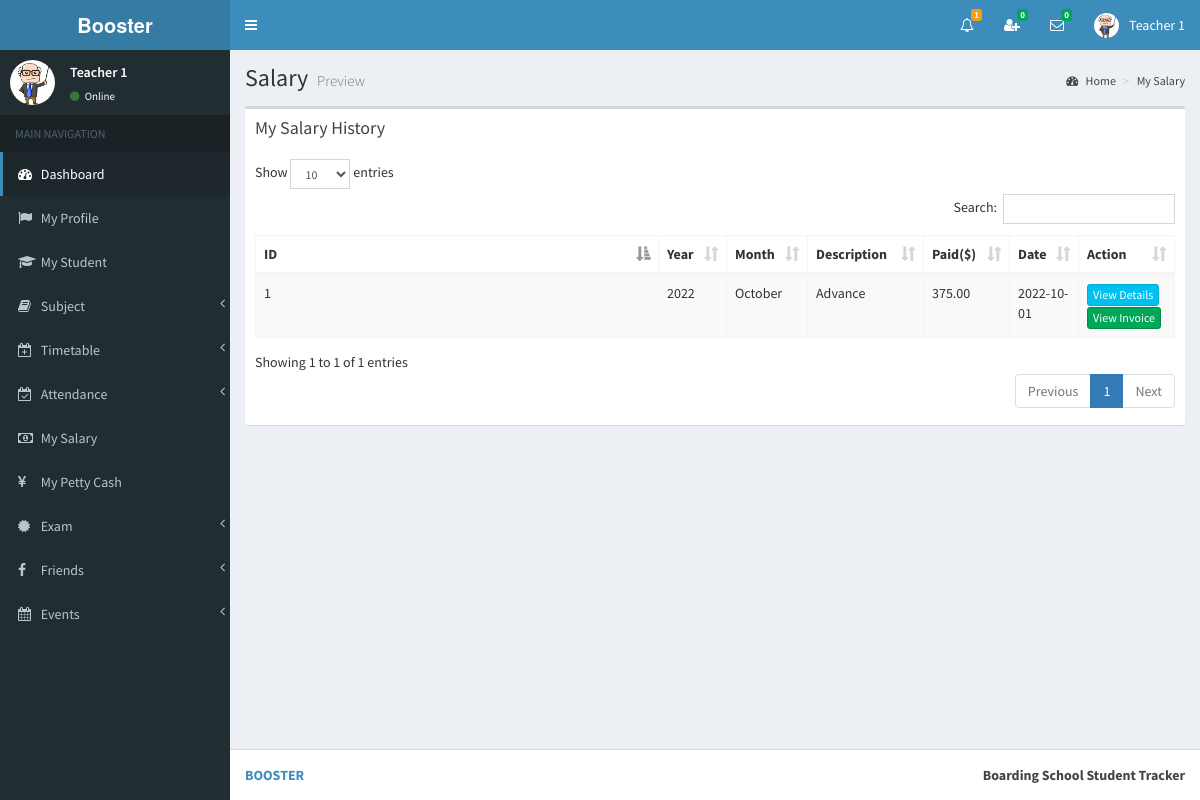
/view/my_salary.php (signed in), run on the app's committed database.
### tables this page shows
CREATE TABLE `teacher` (
  `id` int(11) NOT NULL,
  `full_name` varchar(255) NOT NULL,
  `i_name` varchar(255) NOT NULL,
  `gender` varchar(255) NOT NULL,
  `address` varchar(255) NOT NULL,
  `phone` varchar(255) NOT NULL,
  `email` varchar(255) NOT NULL,
  `image_name` varchar(255) NOT NULL,
  `index_number` bigint(11) NOT NULL,
  `reg_date` date NOT NULL
);

CREATE TABLE `teacher_salary` (
  `id` int(11) NOT NULL,
  `index_number` bigint(11) NOT NULL,
  `month` varchar(255) NOT NULL,
  `year` year(4) NOT NULL,
  `date` date NOT NULL,
  `paid` double(11,2) NOT NULL,
  `_status` varchar(255) NOT NULL
);

### view/my_salary.php (the view, shortened to what this page needs)
<?php include_once('head.php'); ?>
<?php include_once('header_teacher.php'); ?>
<?php include_once('sidebar2.php'); ?>
<div class="content-wrapper">
    <section class="content-header">
    	<h1>
        	Salary
        	<small>Preview</small>
        </h1>
        <ol class="breadcrumb">
        	<li><a href="#"><i class="fa fa-dashboard"></i> Home</a></li>
            <li><a href="#">My Salary</a></li>
    	</ol>
	</section>
	<section class="content" >
    	<div class="row" id="table1">
        	<div class="col-md-10">
            	<div class="box">
                	<div class="box-header">
                  		<h3 class="box-title">My Salary History</h3>
                	</div>
                	<div class="box-body table-responsive">
                		<table id="example1" class="table table-bordered table-striped">
                            <thead>
                                <th class="col-md-1">ID</th>
                                <th class="col-md-1">Year</th>
                                <th class="col-md-1">Month</th>
                                <th class="col-md-1">Description</th>
                                <th class="col-md-1">Paid($)</th>
                                <th class="col-md-1">Date</th>
                                <th class="col-md-2">Action</th>
                            </thead>
                        	<tbody>
<?php
include_once('../controller/config.php');
$index=$_SESSION["index_number"];
$sql="select * from teacher_salary where index_number='$index'";
$result=mysqli_query($conn,$sql);
$count = 0;
if(mysqli_num_rows($result) > 0) {
	while($row=mysqli_fetch_assoc($result)){
		$count++;
?>
                                <tr>
                                    <td><?php echo $count; ?></td>
               <td id="td_year_<?php echo $count; ?>"><?php echo $row['year']; ?></td>
               <td id="td_month_<?php echo $count; ?>"><?php echo $row['month']; ?></td>
               <td id="td_status_<?php echo $count; ?>"><?php echo $row['_status']; ?></td>
               <td id="td_paid_<?php echo $count; ?>"><?php echo $row['paid']; ?></td>
               						<td id="td_date_<?php echo $count; ?>"><?php echo $row['date']; ?></td>
                                    <td>
<a href="#" onClick="showModal2(this)" class="btn btn-info btn-xs" data-id="<?php echo $index; ?>,<?php echo $row['year']; ?>,<?php echo $row['month']; ?>,<?php echo $count; ?>">View Details</a>
<a href="#" onClick="showModal3(this)" class="btn btn-success btn-xs" data-id="<?php echo $index; ?>,<?php echo $row['year']; ?>,<?php echo $row['month']; ?>,<?php echo $count; ?>" >View Invoice</a>
                               		</td>
                            	</tr>
<?php } } ?>
                        	</tbody>
                    	</table>
                	</div>
            	</div>
        	</div>
        </div>
     </section>
    <section class="content">
    </section>
</div>
<?php include_once('footer.php');?>

### view/header_teacher.php (shortened to what this page needs)
<body class="hold-transition skin-blue sidebar-mini" >
<div class="wrapper">
  <header class="main-header" >
    <a href="" class="logo">
      <span class="logo-lg"><strong>Booster</strong></span>
    </a>
    <nav class="navbar navbar-static-top">
		<a href="#" class="sidebar-toggle" data-toggle="offcanvas" role="button">
       	</a>
		<div class="navbar-custom-menu">
			<ul class="nav navbar-nav">
              <li class="dropdown notifications-menu">
                <a href="#" class="dropdown-toggle" data-toggle="dropdown">
                  <i class="fa fa-bell-o"></i>
<?php
include_once('../controller/config.php');
$my_type=$_SESSION["type"];
$my_index=$_SESSION["index_number"];
if($my_type == 'Teacher'){
	$sql1="SELECT COUNT(id) FROM notification_history WHERE user_type='Teacher' AND index_number='$my_index' AND _isread='0'";
	$result1=mysqli_query($conn,$sql1);
	$row1=mysqli_fetch_assoc($result1);
	$notfi_count=$row1['COUNT(id)'];
?>
                  <span class="label label-warning"><?php echo $notfi_count; ?></span>
                </a>
              </li>
<?php }  ?>
<?php
include_once('../controller/config.php');
$my_index=$_SESSION["index_number"];
$my_type=$_SESSION["type"];
$sql="SELECT count(id)
      FROM my_friends
      WHERE my_index='$my_index' AND _status='Pending' AND _isread='0'";
$result=mysqli_query($conn,$sql);
$row=mysqli_fetch_assoc($result);
$unread_count=$row['count(id)'];
?>
              <li class="dropdown messages-menu"  id="friend_request">
              	<a href="#" class="dropdown-toggle" data-toggle="dropdown" onClick="showFriendRequest('<?php echo $my_index; ?>','<?php echo $my_type; ?>')">
                  <i class="fa fa-user-plus"></i>
                  <span class="label label-success"><?php echo $unread_count; ?></span>
                </a>
              </li>
<?php
include_once('../controller/config.php');
$my_index=$_SESSION["index_number"];
$unread_msg_count=0;
$sql="SELECT * FROM my_friends WHERE my_index='$my_index'";
$result=mysqli_query($conn,$sql);
while($row=mysqli_fetch_assoc($result)){
	$friend_index=$row['friend_index'];
	$sql1="SELECT count(id)
		  FROM online_chat
		  WHERE user_index='$friend_index' AND _isread='0'";
	$result1=mysqli_query($conn,$sql1);
	$row1=mysqli_fetch_assoc($result1);
	$unread_msg_count+=$row1['count(id)'];
}
?>
              <li class="dropdown messages-menu" id="unread_msg">
                <a href="#" class="dropdown-toggle" data-toggle="dropdown" >
                  <i class="fa fa-envelope-o"></i>
                  <span class="label label-success"><?php echo $unread_msg_count; ?></span>
                </a>
<?php
include_once('../controller/config.php');
$index=$_SESSION["index_number"];
$type=$_SESSION["type"];
$time='';
$file_path='';
	$sql="SELECT
           DISTINCT conversation_id,friend_index
           FROM
              my_friends
           WHERE
              	my_index='$index'
           ORDER BY
              conversation_id";
	$result=mysqli_query($conn,$sql);
	while($row=mysqli_fetch_assoc($result)){
		$conversation_id=$row['conversation_id'];
		$friend_index=$row['friend_index'];
		$sql3="SELECT * FROM my_friends WHERE conversation_id='$conversation_id' and friend_index='$friend_index'";
		$result3=mysqli_query($conn,$sql3);
		$row3=mysqli_fetch_assoc($result3);
		$friend_type=$row3['friend_type'];
		if($friend_type == "Admin"){
			$sql1="SELECT * FROM admin WHERE index_number='$friend_index'";
			$result1=mysqli_query($conn,$sql1);
			$row1=mysqli_fetch_assoc($result1);
			$friend_name=$row1['i_name'];
			$friend_image=$row1['image_name'];
		}
		if($friend_type == "Teacher"){
			$sql1="SELECT * FROM teacher WHERE index_number='$friend_index'";
			$result1=mysqli_query($conn,$sql1);
			$row1=mysqli_fetch_assoc($result1);
			$friend_name=$row1['i_name'];
			$friend_image=$row1['image_name'];
		}
		if($friend_type == "Student"){
			$sql1="SELECT * FROM student WHERE index_number='$friend_index'";
			$result1=mysqli_query($conn,$sql1);
			$row1=mysqli_fetch_assoc($result1);
			$friend_name=$row1['i_name'];
			$friend_image=$row1['image_name'];
		}
		$sql2="SELECT * FROM online_chat WHERE conversation_id='$conversation_id' ORDER BY id DESC LIMIT 1";
		$result2=mysqli_query($conn,$sql2);
		while($row2=mysqli_fetch_assoc($result2)){
			$last_msg=$row2['msg'];
			$msg_time=$row2['time'];
			$datetime1 = new DateTime($msg_time);
			$datetime2 = new DateTime();
			$interval = $datetime1->diff($datetime2);
			$year = $interval->format('%y y ');
			$month = $interval->format('%m m ');
			$days = $interval->format('%a d');
			$hours = $interval->format('%h h');
			$minutes = $interval->format('%i mins');
			$seconds = $interval->format('%s sec');
			if($year>0){
				$time=$year;
			}else if($month>0){
				$time=$month;
			}else if($days>0){
				$time=$days;
			}else if($hours>0){
				$time=$hours;
			}else if($minutes>0){
				$time=$minutes;
			}else{
				$time=$seconds;
			}
			if($type=="Admin"){
				$file_path="my_friends.php?do=showChatBox&my_index=$index&conversation_id=$conversation_id&friend_index=$friend_index&my_type=$type";
			}
			if($type=="Teacher"){
				$file_path="my_friends2.php?do=showChatBox&my_index=$index&conversation_id=$conversation_id&friend_index=$friend_index&my_type=$type";
			}
			if($type=="Student"){
				$file_path="my_friends1.php?do=showChatBox&my_index=$index&conversation_id=$conversation_id&friend_index=$friend_index&my_type=$type";
			}
?>
                      <li>
                        <a href="<?php echo $file_path; ?>" onClick="msgRead('<?php echo $index; ?>','<?php echo $conversation_id; ?>','<?php echo $friend_index; ?>','<?php echo $type; ?>')">
                          <div class="pull-left">
                            <img src="../<?php echo $friend_image; ?>" class="img-circle" alt="User Image">
                          </div>
                          <h4>
                            <?php echo $friend_name; ?>
                            <small><i class="fa fa-clock-o"></i> <?php echo $time; ?></small>
                          </h4>
                          <p><?php echo $last_msg; ?></p>
                        </a>
                      </li>
 <?php } } ?>
              </li>
<?php
include_once('../controller/config.php');
if($type=="Teacher"){
	$sql="SELECT * FROM teacher where index_number='$index'";
	$result=mysqli_query($conn,$sql);
	$row=mysqli_fetch_assoc($result);
}
?>
            	<li class="dropdown user user-menu">
                    <a href="#" class="dropdown-toggle" data-toggle="dropdown">
                      <img src="../<?php echo $row['image_name']; ?>" class="user-image" alt="User Image">
                      <span class="hidden-xs"><?php echo $row['i_name']; ?></span>
                    </a>
              </li>
            </ul>
        </div>
	</nav>
  </header>

### view/sidebar2.php (shortened to what this page needs)
  <aside class="main-sidebar">
    <section class="sidebar">
<?php
include_once('../controller/config.php');
$index=$_SESSION["index_number"];
$sql="SELECT * FROM teacher WHERE index_number='$index'";
$result=mysqli_query($conn,$sql);
$row=mysqli_fetch_assoc($result);
$name=$row['i_name'];
$image=$row['image_name'];
?>
      <div class="user-panel">
      	<div class="pull-left image">
        	<img src="../<?php echo $image; ?>" class="img-circle" alt="User Image">
        </div>
        <div class="pull-left info">
        	<p><?php echo $name; ?></p>
            <a href="#"><i class="fa fa-circle text-success"></i> Online</a>
        </div>
      </div>
      <ul class="sidebar-menu">
        <li class="header">MAIN NAVIGATION</li>
        <li class="active treeview">
          <a href="dashboard2.php">
            <i class="fa fa-dashboard"></i> <span>Dashboard</span>
          </a>
        </li>
        <li>
          <a href="teacher_profile2.php">
            <i class="fa fa-flag"></i> <span>My Profile</span>
          </a>
        </li>
         <li>
          <a href="my_student.php">
            <i class="fa fa-graduation-cap"></i> <span>My Student</span>
          </a>
        </li>
        <li class="treeview">
          <a href="#">
            <i class="fa fa-book"></i>
            <span>Subject</span>
            <span class="pull-right-container">
              <i class="fa fa-angle-left pull-right"></i>
            </span>
          </a>
        </li>
        <li class="treeview">
          <a href="#">
            <i class="fa fa-calendar-plus-o"></i>
            <span>Timetable</span>
            <span class="pull-right-container">
              <i class="fa fa-angle-left pull-right"></i>
            </span>
          </a>
        </li>
         <li class="treeview">
          <a href="#">
            <i class="fa fa-calendar-check-o"></i>
            <span>Attendance</span>
            <span class="pull-right-container">
              <i class="fa fa-angle-left pull-right"></i>
            </span>
          </a>
        </li>
        <li>
          <a href="my_salary.php">
            <i class="fa fa-money"></i> <span>My Salary</span>
          </a>
        </li>
         <li>
          <a href="my_petty_cash.php">
            <i class="fa fa-yen"></i> <span>My Petty Cash</span>
          </a>
        </li>
         <li class="treeview">
          <a href="#">
            <i class="fa fa-certificate"></i>
            <span>Exam</span>
            <span class="pull-right-container">
              <i class="fa fa-angle-left pull-right"></i>
            </span>
          </a>
        </li>
        <li class="treeview">
          <a href="#">
            <i class="fa fa-facebook"></i>
            <span>Friends</span>
            <span class="pull-right-container">
              <i class="fa fa-angle-left pull-right"></i>
            </span>
          </a>
        </li>
         <li class="treeview">
          <a href="#">
            <i class="fa fa-calendar"></i>
            <span>Events</span>
            <span class="pull-right-container">
              <i class="fa fa-angle-left pull-right"></i>
            </span>
          </a>
        </li>
      </ul>
    </section>
  </aside>

### view/my_salary.php (style rules this page uses)
@media only screen and (max-width: 1200px) { [class*="col-"] { width: 100%; } }

### data on the page
teacher: image_name (picture), i_name "Teacher 1"
teacher_salary: year "2022", month "October", _status "Advance", paid "375.00", date "2022-10-01"

### other printed values
$notfi_count "1"
$unread_count "0"
$unread_msg_count "0"
